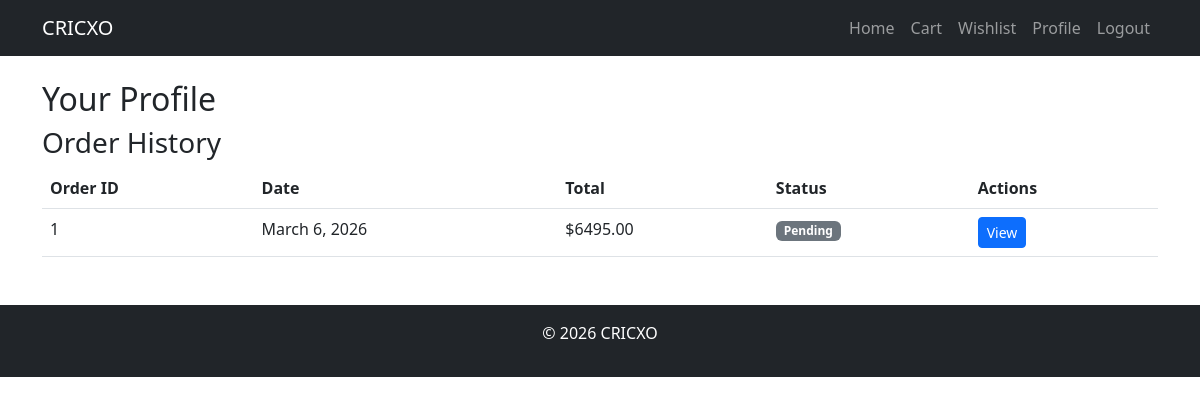
/profile/ (signed in), run on the app's committed database.
### store/models.py (models this page shows, shortened)
class Order(models.Model):
    STATUS_CHOICES = [
        ('pending', 'Pending'),
        ('processing', 'Processing'),
        ('shipped', 'Shipped'),
        ('delivered', 'Delivered'),
        ('cancelled', 'Cancelled'),
    ]
    user = models.ForeignKey(User, on_delete=models.CASCADE)
    created_at = models.DateTimeField(auto_now_add=True)
    total = models.DecimalField(max_digits=10, decimal_places=2)
    status = models.CharField(max_length=20, choices=STATUS_CHOICES, default='pending')

### store/views.py (the view)
# urls.py: path('profile/', views.profile, name='profile'),
@login_required
def profile(request):
    orders = Order.objects.filter(user=request.user).order_by('-created_at')
    return render(request, 'store/profile.html', {'orders': orders})

### templates/store/profile.html
{% extends 'base.html' %}
{% block content %}
<h2>Your Profile</h2>
<h3>Order History</h3>
{% if orders %}
<table class="table">
    <thead>
        <tr>
            <th>Order ID</th>
            <th>Date</th>
            <th>Total</th>
            <th>Status</th>
            <th>Actions</th>
        </tr>
    </thead>
    <tbody>
        {% for order in orders %}
        <tr>
            <td>{{ order.id }}</td>
            <td>{{ order.created_at|date }}</td>
            <td>${{ order.total }}</td>
            <td><span class="badge bg-secondary">{{ order.get_status_display }}</span></td>
            <td><a href="{% url 'order_detail' pk=order.pk %}" class="btn btn-sm btn-primary">View</a></td>
        </tr>
        {% endfor %}
    </tbody>
</table>
{% else %}
<p>You have no orders yet.</p>
{% endif %}
{% endblock %}

### data on the page
Order: id "1", created_at "March 6, 2026", total "6495.00", status "Pending"
